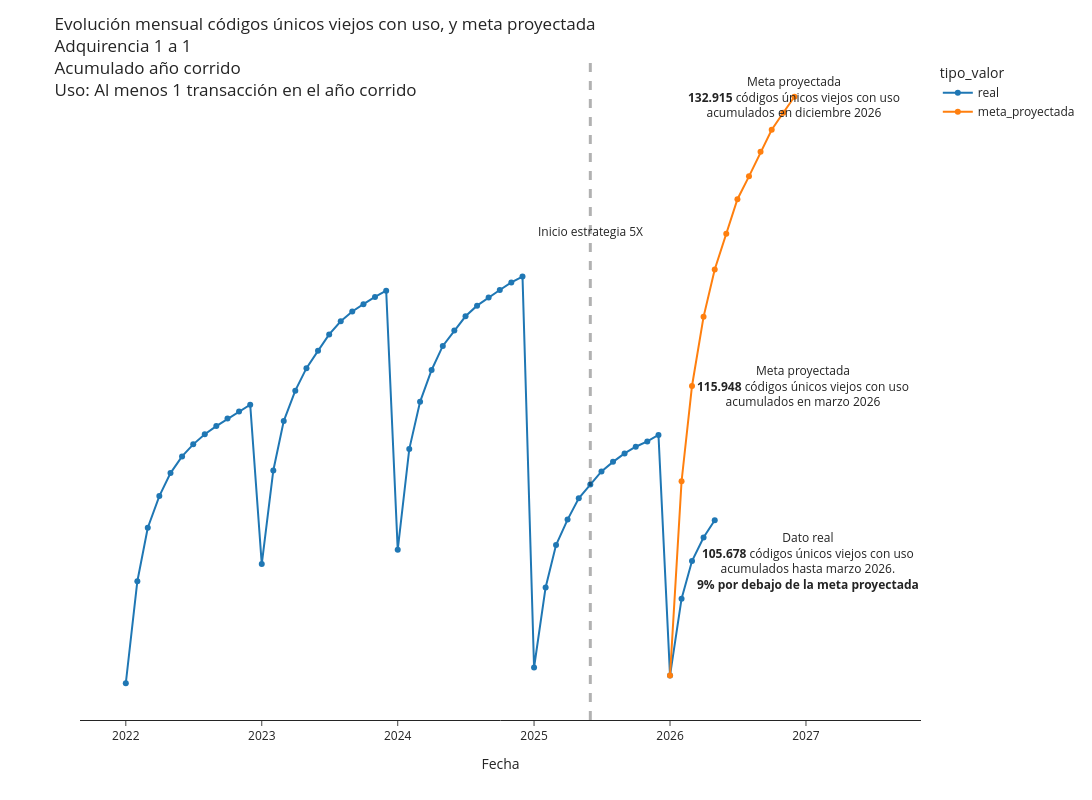

The code cell stored with this chart in its notebook:
### Code cell
fig = px.line(df_plot, x="fecha", y="valor", color='tipo_valor',markers=True, template='simple_white', width=1600, height=800)
fig.add_vline(x='2025-06-01', line_width=3, line_dash="dash")
fig.update_layout(
    title={
        'text': 'Evolución mensual códigos únicos viejos con uso, y meta proyectada<br>Adquirencia 1 a 1<br>Acumulado año corrido<br>Uso: Al menos 1 transacción en el año corrido',
        'xanchor': 'left',
        'yanchor': 'top'},
    xaxis=dict(
            title=dict(
                text="Fecha"
            )),
    yaxis=dict(
            title=dict(
                text="Número de códigos únicos viejos con uso<br>acumulados año corrido<br>adquirencia 1 a 1"
            ))
)
fig.update_yaxes(visible=False)
fig.add_annotation(x='2025-06-01', y=125000,
            text="Inicio estrategia 5X",
            showarrow=False,
            arrowhead=1)

fig.add_annotation(x='2026-12-01', y=132915,
            text="Meta proyectada<br><b>132.915</b> códigos únicos viejos con uso<br>acumulados en diciembre 2026",
            showarrow=False,
            xanchor='auto')
fig.add_annotation(x='2026-03-01', y=115948,
            text="Meta proyectada<br><b>115.948</b> códigos únicos viejos con uso<br>acumulados en marzo 2026",
            showarrow=False,
            xanchor='left',
            xshift=3)
fig.add_annotation(x='2026-03-01', y=105678,
            text="Dato real<br><b>105.678</b> códigos únicos viejos con uso<br>acumulados hasta marzo 2026.<br><b>9% por debajo de la meta proyectada</b>",
            showarrow=False,
            xanchor='left',
            xshift=3)
fig.show()

### Figure 1 — Plotly figure (JSON) as saved in the notebook; plotly's stock layout.template omitted (floating-point values rounded to 4 significant figures)
{"data": [{"hovertemplate": "tipo_valor=real<br>fecha=%{x}<br>valor=%{y}<extra></extra>", "legendgroup": "real", "line": {"color": "#1F77B4", "dash": "solid"}, "marker": {"symbol": "circle"}, "mode": "lines+markers", "name": "real", "orientation": "v", "showlegend": true, "type": "scatter", "x": ["2026-05-01T00:00:00", "2026-04-01T00:00:00", "2026-03-01T00:00:00", "2026-02-01T00:00:00", "2026-01-01T00:00:00", "2025-12-01T00:00:00", "2025-11-01T00:00:00", "2025-10-01T00:00:00", "2025-09-01T00:00:00", "2025-08-01T00:00:00", "2025-07-01T00:00:00", "2025-06-01T00:00:00", "2025-05-01T00:00:00", "2025-04-01T00:00:00", "2025-03-01T00:00:00", "2025-02-01T00:00:00", "2025-01-01T00:00:00", "2024-12-01T00:00:00", "2024-11-01T00:00:00", "2024-10-01T00:00:00", "2024-09-01T00:00:00", "2024-08-01T00:00:00", "2024-07-01T00:00:00", "2024-06-01T00:00:00", "2024-05-01T00:00:00", "2024-04-01T00:00:00", "2024-03-01T00:00:00", "2024-02-01T00:00:00", "2024-01-01T00:00:00", "2023-12-01T00:00:00", "2023-11-01T00:00:00", "2023-10-01T00:00:00", "2023-09-01T00:00:00", "2023-08-01T00:00:00", "2023-07-01T00:00:00", "2023-06-01T00:00:00", "2023-05-01T00:00:00", "2023-04-01T00:00:00", "2023-03-01T00:00:00", "2023-02-01T00:00:00", "2023-01-01T00:00:00", "2022-12-01T00:00:00", "2022-11-01T00:00:00", "2022-10-01T00:00:00", "2022-09-01T00:00:00", "2022-08-01T00:00:00", "2022-07-01T00:00:00", "2022-06-01T00:00:00", "2022-05-01T00:00:00", "2022-04-01T00:00:00", "2022-03-01T00:00:00", "2022-02-01T00:00:00", "2022-01-01T00:00:00"], "xaxis": "x", "y": [108073, 107059, 105678, 103470, 98960, 113080, 112697, 112384, 111995, 111498, 110935, 110174, 109362, 108111, 106615, 104133, 99434, 122366, 122024, 121582, 121138, 120662, 120039, 119205, 118299, 116888, 115020, 112247, 106338, 121536, 121172, 120746, 120319, 119743, 118972, 118009, 116996, 115676, 113892, 110993, 105502, 114848, 114448, 114037, 113595, 113115, 112524, 111816, 110837, 109488, 107634, 104493, 98510], "yaxis": "y"}, {"hovertemplate": "tipo_valor=meta_proyectada<br>fecha=%{x}<br>valor=%{y}<extra></extra>", "legendgroup": "meta_proyectada", "line": {"color": "#FF7F0E", "dash": "solid"}, "marker": {"symbol": "circle"}, "mode": "lines+markers", "name": "meta_proyectada", "orientation": "v", "showlegend": true, "type": "scatter", "x": ["2026-01-01T00:00:00", "2026-02-01T00:00:00", "2026-03-01T00:00:00", "2026-04-01T00:00:00", "2026-05-01T00:00:00", "2026-06-01T00:00:00", "2026-07-01T00:00:00", "2026-08-01T00:00:00", "2026-09-01T00:00:00", "2026-10-01T00:00:00", "2026-11-01T00:00:00", "2026-12-01T00:00:00"], "xaxis": "x", "y": [98960, 110360, 115948, 120005, 122782, 124882, 126905, 128246, 129688, 130983, 131979, 132917], "yaxis": "y"}], "layout": {"annotations": [{"arrowhead": 1, "showarrow": false, "text": "Inicio estrategia 5X", "x": "2025-06-01", "y": 125000}, {"showarrow": false, "text": "Meta proyectada<br><b>132.915</b> códigos únicos viejos con uso<br>acumulados en diciembre 2026", "x": "2026-12-01", "xanchor": "auto", "y": 132915}, {"showarrow": false, "text": "Meta proyectada<br><b>115.948</b> códigos únicos viejos con uso<br>acumulados en marzo 2026", "x": "2026-03-01", "xanchor": "left", "xshift": 3, "y": 115948}, {"showarrow": false, "text": "Dato real<br><b>105.678</b> códigos únicos viejos con uso<br>acumulados hasta marzo 2026.<br><b>9% por debajo de la meta proyectada</b>", "x": "2026-03-01", "xanchor": "left", "xshift": 3, "y": 105678}], "height": 800, "legend": {"title": {"text": "tipo_valor"}, "tracegroupgap": 0}, "margin": {"t": 60}, "shapes": [{"line": {"dash": "dash", "width": 3}, "type": "line", "x0": "2025-06-01", "x1": "2025-06-01", "xref": "x", "y0": 0, "y1": 1, "yref": "y domain"}], "title": {"text": "Evolución mensual códigos únicos viejos con uso, y meta proyectada<br>Adquirencia 1 a 1<br>Acumulado año corrido<br>Uso: Al menos 1 transacción en el año corrido", "xanchor": "left", "yanchor": "top"}, "width": 1600, "xaxis": {"anchor": "y", "domain": [0, 1], "title": {"text": "Fecha"}}, "yaxis": {"anchor": "x", "domain": [0, 1], "title": {"text": "Número de códigos únicos viejos con uso<br>acumulados año corrido<br>adquirencia 1 a 1"}, "visible": false}}}
